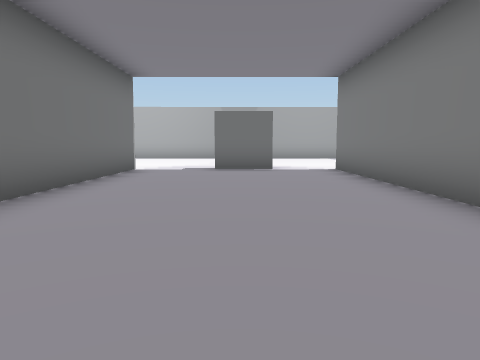
view 1 (above)

16 first-person views from a walk through a scene from a Unity 3-D project. The camera is 1.3 m above the floor, tilts 6° down and sees 70° across. The floor is counted in squares, 2 m on a side. Each view is taken from the middle of a square. On the plan, view 1 faces up. The plan holds only what a view shows up to about 10 squares ahead; the rest is blank. The player is left out.

view 2
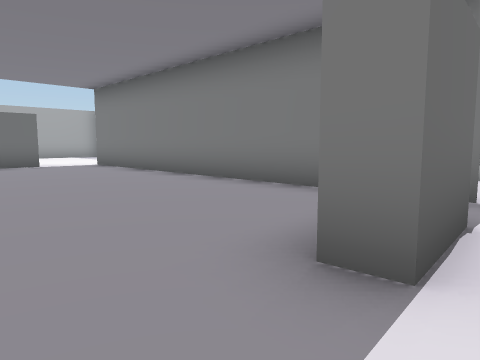

view 3
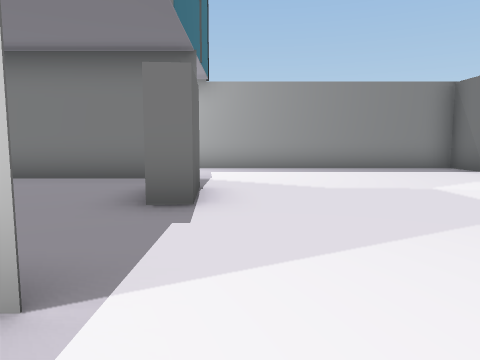

view 4
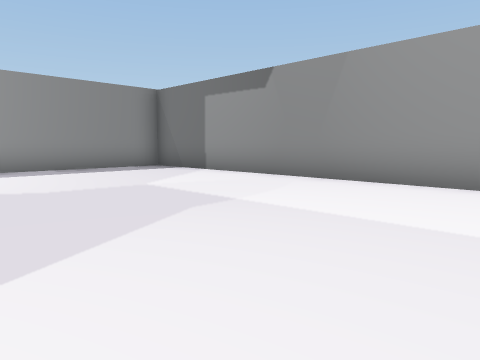

view 5
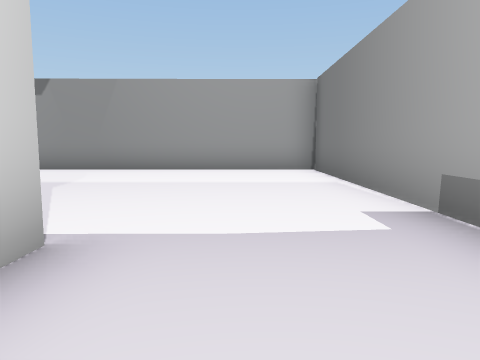

view 6
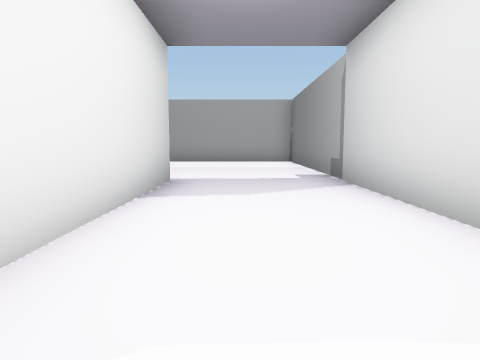

view 7
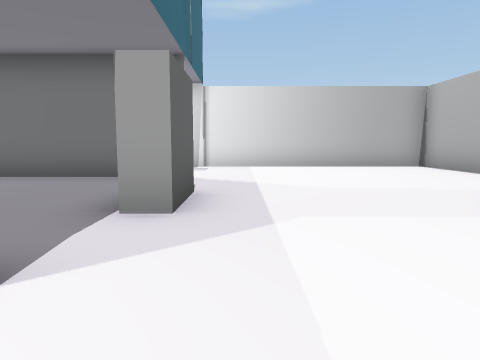

view 8
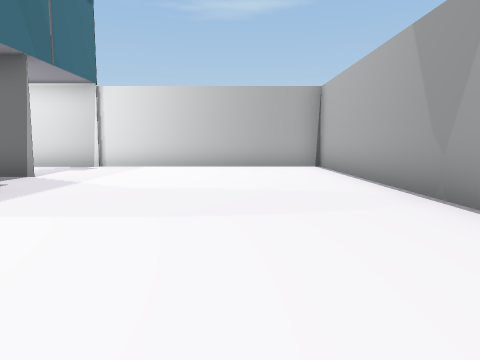

view 9
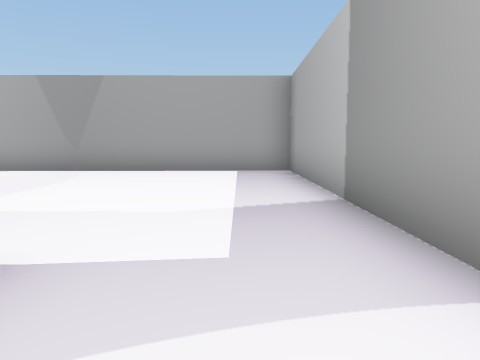

view 10
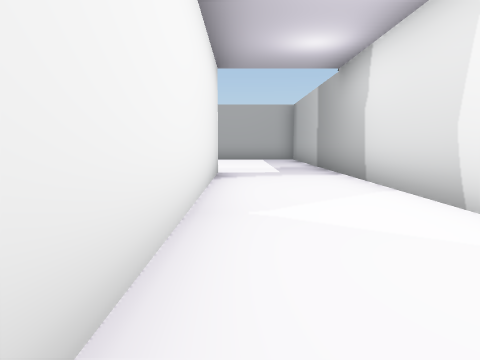

view 11
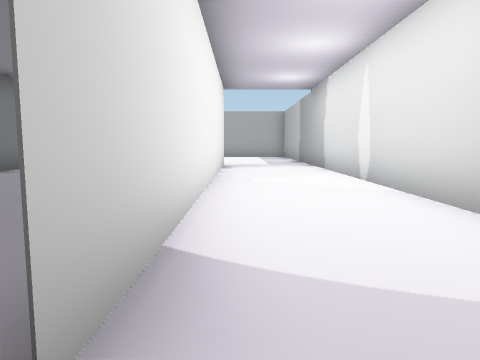

view 12
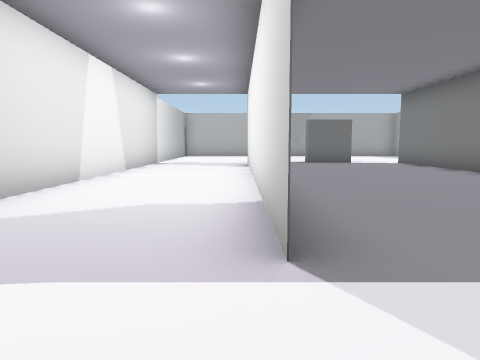

view 13
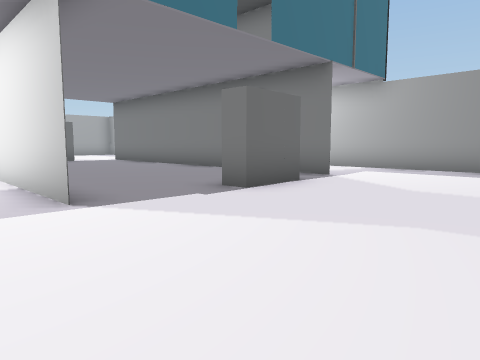

view 14
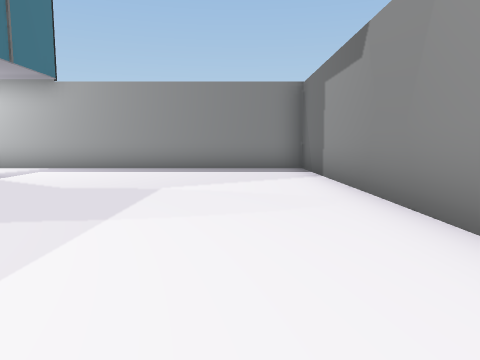

view 15
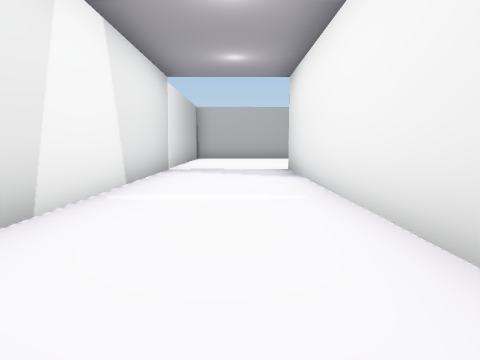

view 16
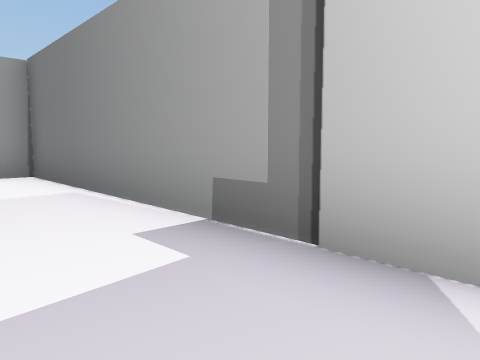

### Floor plan
Ten units are one square. View 1 is at (0, 0); x grows to the right and y downward. Boxes are objects, and circles mark ways between rooms. Rooms are numbered by the first view taken in them; rooms with no view inside come last. Other rooms are left out.
<svg viewBox="-63 -159 120 242">
<path fill="none" stroke="#000" d="M8 -89 -8 -89M-27 -90 -27 -38M-4 15 -4 9M25 12 25 -90M25 -86 25 12M12 14 -4 15M-8 -94 8 -94M-27 12 -27 -89M52 -154 -58 -153 -58 78 52 77 52 -154"/>
<circle cx="-15" cy="-80" r="3" fill="#2a7"/>
<circle cx="-15" cy="10" r="3" fill="#2a7"/>
<circle cx="10" cy="-90" r="3" fill="#2a7"/>
<circle cx="10" cy="10" r="3" fill="#2a7"/>
<text x="-10" y="-40">1</text>
<text x="30" y="-40">2</text>
</svg>
Room 1 opens to room 2.

Where each view was taken, in squares from view 1:
view 1: 0 up, 0 right, facing up
view 2: 2 down, 2 left, facing up-right
view 3: 2 down, 4 left, facing right
view 4: 2 down, 4 left, facing down-right
view 5: 1 up, 4 left, facing down
view 6: 5 up, 4 left, facing down
view 7: 10 up, 4 right, facing left
view 8: 13 up, 4 right, facing left
view 9: 7 up, 4 right, facing up
view 10: 1 up, 3 right, facing up
view 11: 2 down, 3 right, facing up
view 12: 3 down, 3 left, facing up
view 13: 5 down, 4 left, facing up-right
view 14: 6 down, 4 left, facing right
view 15: 0 up, 4 left, facing up
view 16: 0 up, 4 left, facing down-left
